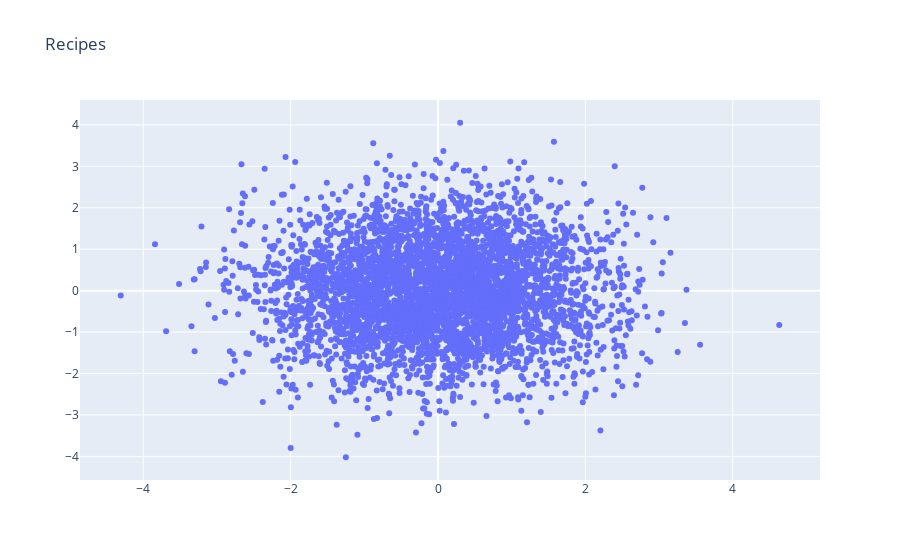

This figure's notebook cell:
### Code cell
recipe_vectors = encoder.predict(X)[2]
print(recipe_vectors.shape)
recipe_pca_vectors = PCA(n_components=2).fit_transform(recipe_vectors)
fig = go.Figure(data=go.Scatter(x=recipe_pca_vectors[:, 0],
                        y=recipe_pca_vectors[:, 1],
                        mode='markers',
                        text=list(map(lambda x: recepes_k2v[x], recipe_ids)))) # hover text goes here
fig.update_layout(title=f'Recipes')
fig.show()

### Figure 1 — Plotly figure (JSON) as saved in the notebook; plotly's stock layout.template omitted (floating-point values rounded to 4 significant figures; data arrays with more than 128 entries replaced by an {"elided": "..."} marker saying what was removed)
{"data": [{"mode": "markers", "text": {"elided": "4448 str values"}, "type": "scatter", "x": {"elided": "4448 float values"}, "y": {"elided": "4448 float values"}}], "layout": {"title": {"text": "Recipes"}}}
